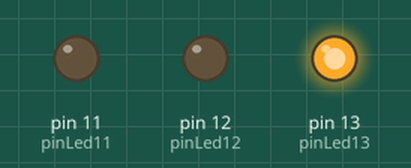
Recording of a sketch running on a simulated Arduino Uno, built with avr-gcc and run on an emulated ATmega328P. Shown: output pins drawn as LEDs (lit = HIGH).

Above: at 0.05 s.
At 0.75 s:
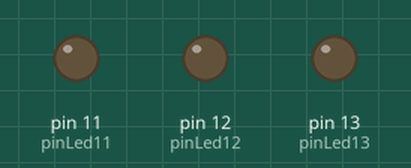
At 1.45 s:
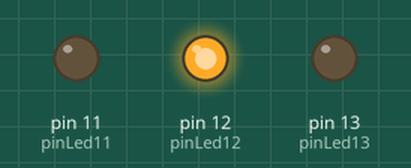
At 2.85 s:
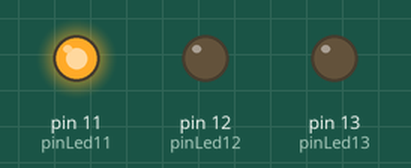
Timing chart, 0 to 3.1 s (numbered marks = the images above):
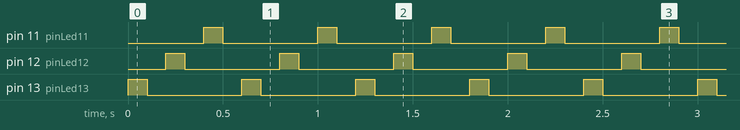

The sketch:

helloLed.ino
```cpp
// menyalakan led
const int pinLed13 = 13;
const int pinLed12 = 12;
const int pinLed11 = 11;

void setup() {
  pinMode(pinLed13, OUTPUT);
  pinMode(pinLed12, OUTPUT);
  pinMode(pinLed11, OUTPUT);
}

void loop() {
  digitalWrite(pinLed13, HIGH);
  delay(100);
  digitalWrite(pinLed13, LOW);
  delay(100);

  digitalWrite(pinLed12, HIGH);
  delay(100);
  digitalWrite(pinLed12, LOW);
  delay(100);

  digitalWrite(pinLed11, HIGH);
  delay(100);
  digitalWrite(pinLed11, LOW);
  delay(100);
}
```

Measured:
- by itself, pin 11 (pinLed11), pin 12 (pinLed12), pin 13 (pinLed13): alternates HIGH for 0.10 s and LOW for 0.50 s
